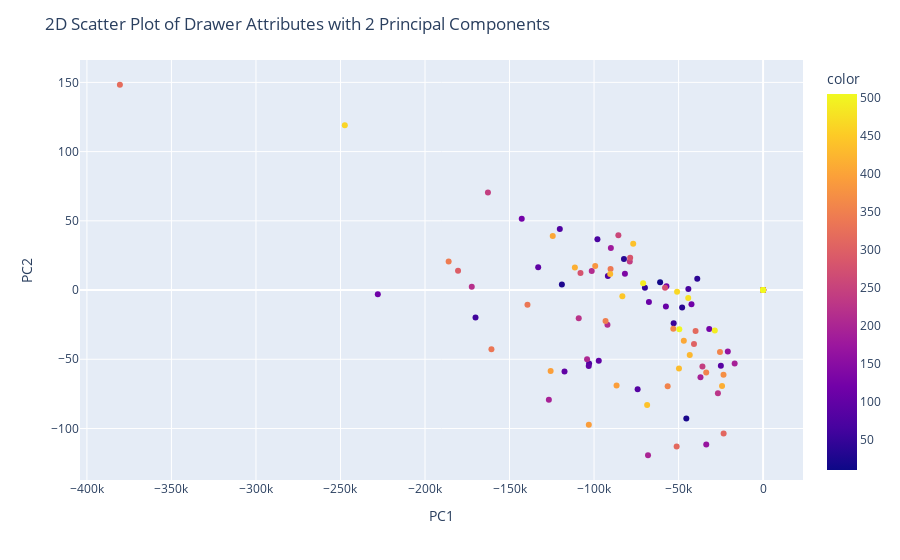

The cell this chart's notebook holds for it:
### Code cell
Y = np.dot(P_drawer[:2] , X_drawer_reshaped)
Y = Y.T
fig = px.scatter(x=Y[:,0], y=Y[:,1], color=y_drawer)
fig.update_layout(xaxis_title='PC1', yaxis_title='PC2',title_text="2D Scatter Plot of Drawer Attributes with 2 Principal Components")
fig.show()
